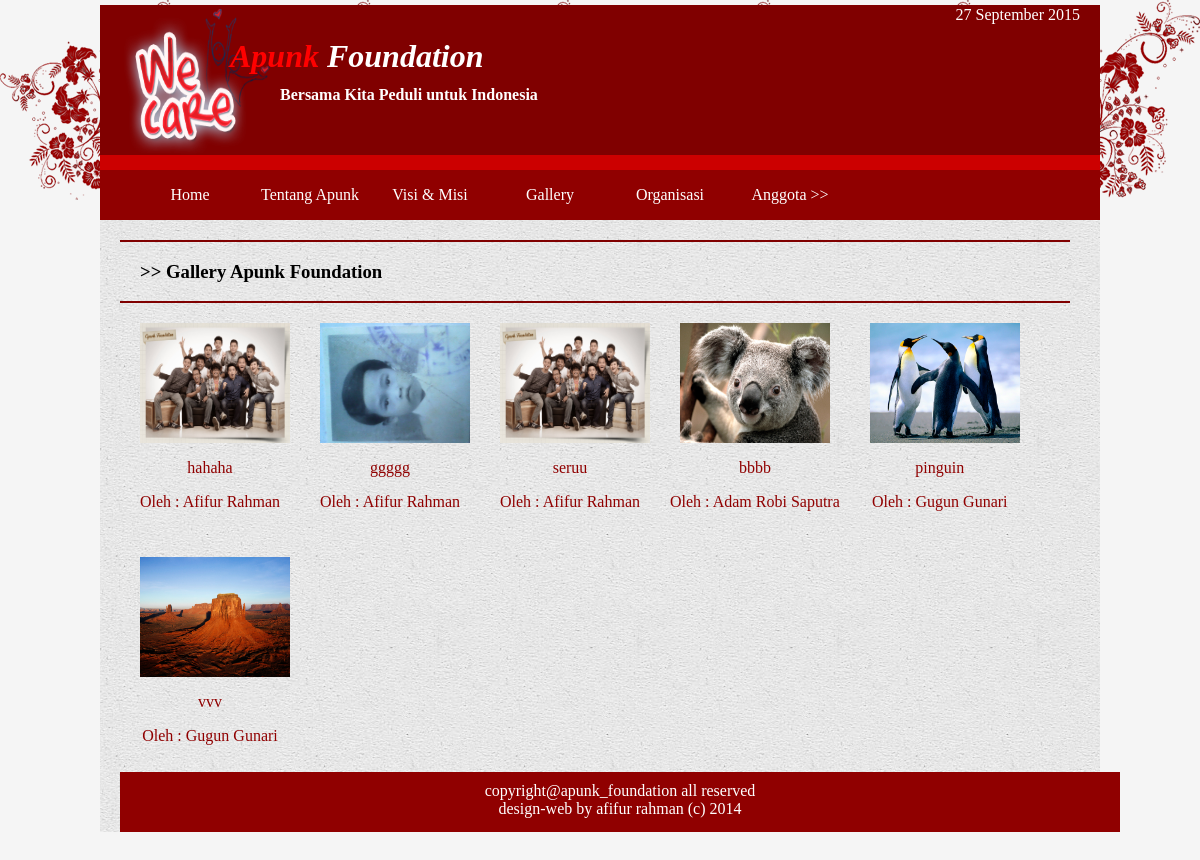
The app's page /?page=gallery with its own data.
### tables this page shows
CREATE TABLE IF NOT EXISTS `foto_gallery` (
  `id_foto` int(11) NOT NULL AUTO_INCREMENT,
  `judul_foto` varchar(100) NOT NULL,
  `foto` varchar(200) NOT NULL,
  `id_user` varchar(10) NOT NULL,
  PRIMARY KEY (`id_foto`),
  KEY `fk_id_user1` (`id_user`)
);

CREATE TABLE IF NOT EXISTS `user` (
  `id_user` varchar(10) NOT NULL,
  `nama_user` varchar(60) NOT NULL,
  `alamat_user` varchar(60) NOT NULL,
  `nomor_hp_user` varchar(15) NOT NULL,
  `tempat_lahir` varchar(30) NOT NULL,
  `tanggal_lahir` varchar(20) NOT NULL,
  `moto_hidup` varchar(100) NOT NULL,
  `jabatan` varchar(20) NOT NULL,
  `foto` varchar(200) NOT NULL,
  `username` varchar(50) NOT NULL,
  `password` varchar(50) NOT NULL,
  PRIMARY KEY (`id_user`)
);

### gallery.php (the view, shortened to what this page needs)
<?php
	$select_gallery = mysql_query("SELECT * FROM foto_gallery INNER JOIN user ON foto_gallery.id_user = user.id_user");
?>
<html>
	<head>
	</head>
		<body>
			<div id="header-judul">
				<h3> >> Gallery Apunk Foundation</h3>
			</div>
			<div class="foto-gallery">
				<ul>
					<?php
						while($data = mysql_fetch_row($select_gallery)){
					?>
					<li>
						<a href="?page=rincian_gallery&id_foto=<?php echo $data[0]; ?>"><img src="user/foto_gallery/<?php echo $data[2]; ?>" /></a>
						<p><?php echo $data[1]; ?></p>
						<p>Oleh : <?php echo $data[5]; ?></p>
					</li>
					<?php
						}
					?>
				</ul>
			</div>
		</body>
</html>

### css/style.css (style rules this page uses)
body { margin:0px; padding: 0px; background-color: #F5F5F5; font-family: calibri; background-image: url(../gambar/bunga.png); background-attachment: fixed; background-repeat: repeat-x; }
#header-judul { border:solid 2px #800000; width: 950px; height: auto; border-right-style: none; border-left-style: none; }
#header-judul h3 { padding-left: 20px; }
.foto-gallery { width: 950px; height: auto; }
.foto-gallery ul { margin: 0px; padding: 0px; }
.foto-gallery li { float: left; margin-left: 10px; list-style: none; margin-right: 10px; margin-top: 10px; margin-bottom: 10px; }
.foto-gallery p { text-align: center; color: #900000; }
.foto-gallery img { width: 150px; height: 120px; margin-left: 10px; margin-top: 10px; }

### records on screen
foto_gallery: foto (picture), judul_foto "hahaha", id_user.nama_user "Afifur Rahman"
foto_gallery: foto (picture), judul_foto "ggggg", id_user.nama_user "Afifur Rahman"
foto_gallery: foto (picture), judul_foto "seruu", id_user.nama_user "Afifur Rahman"
foto_gallery: foto (picture), judul_foto "bbbb", id_user.nama_user "Adam Robi Saputra"
foto_gallery: foto (picture), judul_foto "pinguin", id_user.nama_user "Gugun Gunari"
foto_gallery: foto (picture), judul_foto "vvv", id_user.nama_user "Gugun Gunari"
